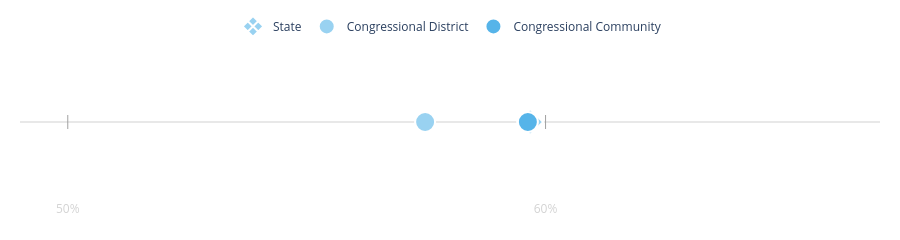

Notebook source saved alongside this figure:
### Code cell
fig_2 = make_line_comp_chart_plotly(age_bracket_cols[1])
fig_2

### Figure 1 — Plotly figure (JSON) as saved in the notebook; plotly's stock layout.template omitted (floating-point values rounded to 4 significant figures)
{"data": [{"hoverinfo": "skip", "marker": {"color": "lightgrey", "line": {"width": 1}, "size": 10, "symbol": "line-ns"}, "mode": "lines+markers", "opacity": 0.5, "showlegend": false, "type": "scatter", "x": [0, 0.1, 0.2, 0.3, 0.4, 0.5, 0.6, 0.7, 0.8, 0.9, 1], "y": [1, 1, 1, 1, 1, 1, 1, 1, 1, 1, 1]}, {"hovertemplate": "State: 59.7%<extra></extra>", "marker": {"color": "#99D2F1", "line": {"color": "white", "width": 2}, "size": 20, "symbol": "diamond-x"}, "mode": "markers", "name": "State", "type": "scatter", "x": [0.5968], "y": [1]}, {"hovertemplate": "Congressional District: 57.5%<extra></extra>", "marker": {"color": "#99D2F1", "line": {"color": "white", "width": 2}, "size": 20, "symbol": "circle"}, "mode": "markers", "name": "Congressional District", "type": "scatter", "x": [0.5748], "y": [1]}, {"hovertemplate": "Congressional Community: 59.6%<extra></extra>", "marker": {"color": "#56B4E9", "line": {"color": "white", "width": 2}, "size": 20, "symbol": "circle"}, "mode": "markers", "name": "Congressional Community", "type": "scatter", "x": [0.5963], "y": [1]}], "layout": {"height": 200, "legend": {"orientation": "h", "x": 0.5, "xanchor": "center", "y": 1.02, "yanchor": "bottom"}, "margin": {"b": 40, "l": 20, "r": 20, "t": 40}, "plot_bgcolor": "white", "xaxis": {"color": "lightgrey", "range": [0.49, 0.67], "showgrid": false, "tickmode": "array", "ticktext": ["0%", "10%", "20%", "30%", "40%", "50%", "60%", "70%", "80%", "90%", "100%"], "tickvals": [0, 0.1, 0.2, 0.3, 0.4, 0.5, 0.6, 0.7, 0.8, 0.9, 1], "zeroline": false}, "yaxis": {"range": [0.9, 1.1], "visible": false}}}
